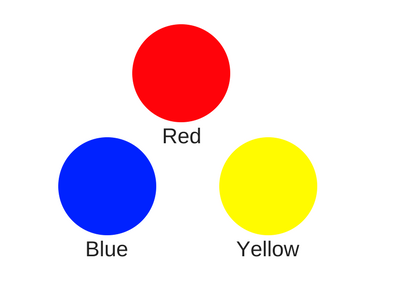
#> input picture data/Primary Colors.png, 400 x 300 px
$ jupyter execute 'Elbow Method K-means for Image segmentation.ipynb'
#> lines starting #> are read from the running program, lines starting #| are printed output that depends on the picture
# Elbow method K-means
This notebook is for illustrating elbow method to determine number of clusters for kmeans. The idea is to use an image with specific number of colors. So when we cluster on the image we know how many clusters to expect.

## Import all required libraries
* cv2 for loading images
* numpy for martix manuplation
* Kmeans algorithm from sklearn
* matplotlib for plotting

[cell 1]
import cv2
from sklearn.cluster import KMeans
import numpy as np
import matplotlib.pyplot as plt

## Load the image

Notice that the image has only 5 colors ie red, blue, yellow, black, white. So the best value of k should be 5 when we cluster the image.

[cell 2]
img = cv2.imread("data/Primary Colors.png")
#> img is the input picture: shape (300, 400, 3); mean B, G, R 222.2, 223.6, 237.6
img = cv2.cvtColor(img, cv2.COLOR_BGR2RGB)
plt.imshow(img)
plt.show()

## Reshape the image for clustering

[cell 3]
x, y, z = img.shape
#> x = 300; y = 400; z = 3
img = img.reshape(x*y, z)
img.shape
#> Out = (120000, 3)

## Run kmeans varying the number of clusters from 1 to 20

For each value of k also capture the kmeans inertia, which is the mean squared error of the points from their respective centers obtained by clustering

[cell 4]
cluster_mss = []
k_values = range(1, 20)
for k in k_values:
    kmeans = KMeans(n_clusters=k)
    kmeans = kmeans.fit(img)
    cluster_mss.append(kmeans.inertia_)
#> after the loop, cluster_mss = [2.07e+09, 1.29e+09, 272448625.4, 43448809.7, 16298099.8, 8640253.5, 6768454.1, 5890833.6, 4392450.8, 3650983.6, 2827306.2, 2519962.1, 2118289, 1862142.8, 1550636.1, 1467574.6, 1199665.6, 1206044, 1069670.3]

## Plot the MSS

From the plot below we can see that the MSS value has little or no change after k=5 (which is like an elbow). Hence we choose the number of clusters = 5. This is actually true as there were only 5 colors in the original image.

[cell 5]
plt.plot(k_values, cluster_mss, "ro")
plt.plot(k_values, cluster_mss, "r")
plt.title("Elbow curve")
plt.ylabel("Mean Squared error for each point wrt center")
plt.ylabel("Value of K")
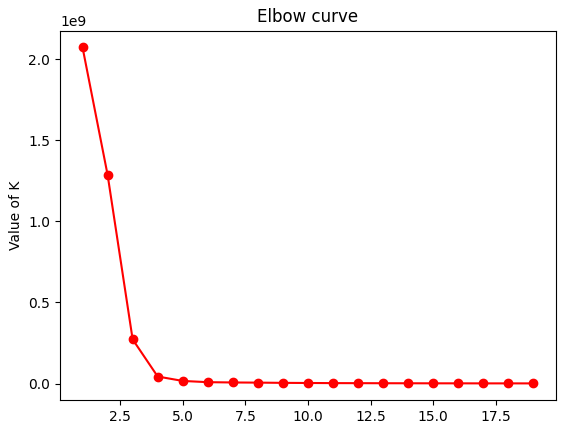
#> figure drawn by matplotlib, 1 panel; curve peaks at x = 1, y = 2.07e+09; curve peaks at x = 1, y = 2.07e+09
